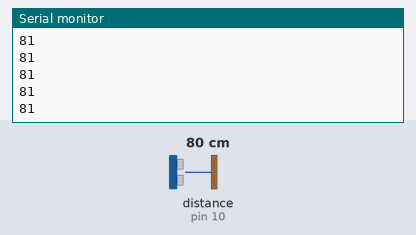
Recording of a sketch running on a simulated Arduino Uno, built with avr-gcc and run on an emulated ATmega328P. Shown: the last lines printed to the serial monitor. The test bench sets the inputs (shaded band); at power-on: distance to the obstacle (sensor on pin 10) 80 cm. The echo pulse lasts 58.3 µs per cm.

Above: at 1.2 s.
1.3 s: distance to the obstacle (sensor on pin 10) set to 2 cm
At 1.34 s:
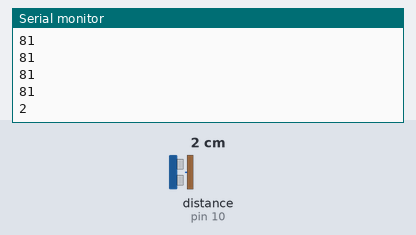
2.8 s: distance to the obstacle (sensor on pin 10) set to 4 cm
At 2.82 s:
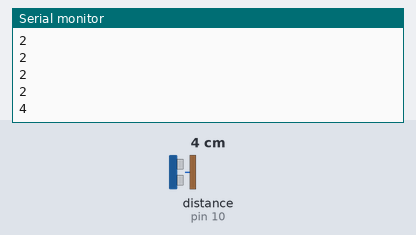
Timing chart, 0 to 5.8 s (numbered marks = the images above; inputs shaded):
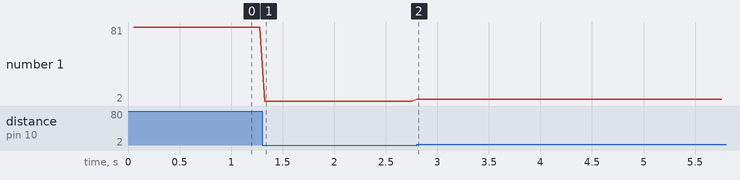

The sketch:

sketch_arduino_final.ino
```cpp
#include <NewPing.h>
const int trigPin = 9;
const int echoPin = 10;

long duration;
int distance;

int dir = 1;
NewPing sonar(trigPin, echoPin, 100);

void setup() {
  pinMode(trigPin, OUTPUT);
  pinMode(echoPin, INPUT);
  Serial.begin(9600);
}

void loop() {
  delay(50);
  getDistanceAndSendSerial();
}

int getDistanceAndSendSerial() {
  int cm = sonar.ping_cm();
  Serial.println(cm, DEC);
}
```

Measured:
- after the input at 1.3 s, the serial monitor: prints a new line at once (image 1)
- after the input at 2.8 s, the serial monitor: prints a new line at once (image 2)
- plotted number 1: 81 → 2 after the input at 1.3 s, 2 → 4 after the input at 2.8 s
